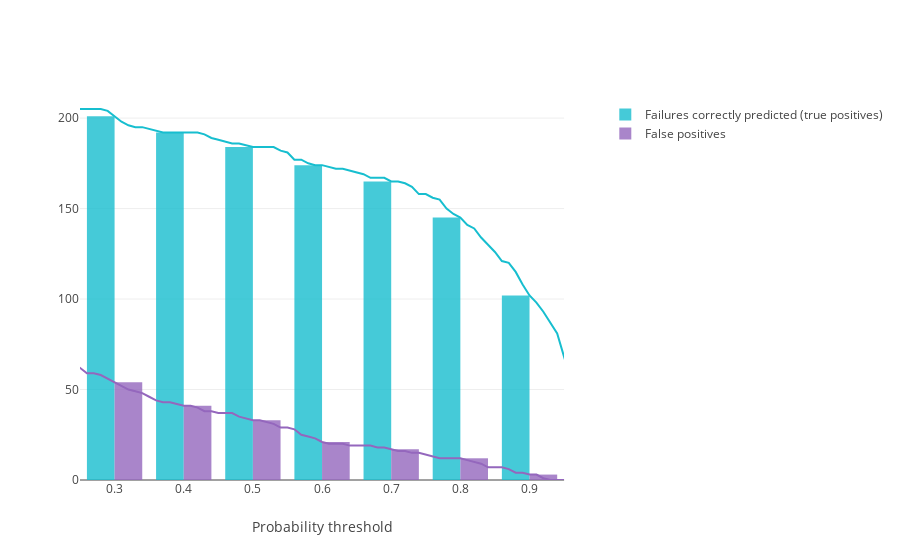

Notebook code for this chart:
### Markdown cell above
Classification models return a probabbility of failure. If we define a **threshold**, we can translate this probability to a binary variable: 1 indicates failure, 0 indicates no failure. Below, we select a few thresholds and compare how many failures are predicted correctly (true positives) versus how many false positives we observe. A false positives means we predict "failure" but in fact, it was not.

There is a certain trade-off between true and false positives. Depending on the cost of a false positive and the benefit from true positives we can establish a theshold to be used in practice.

### Code cell
# Predict for test set
y_score = model.predict_proba(X_test)
metrics = metrics_threshold(y_score[:, 1], y_test)

# Display true positives vs false positives
display_tp_fp(
    thres=metrics["thres"],
    tp=metrics["tp"],
    fp=metrics["fp"],
    title="",
    fig=None,
    i=0,
    name1="Failures correctly predicted (true positives)",
    name2="False positives",
)

### Figure 1 — Plotly figure (JSON) as saved in the notebook; plotly's stock layout.template omitted (floating-point values rounded to 4 significant figures)
{"data": [{"hoverinfo": "text", "hovertext": ["TP: 223<br>FP: 3904<br>Thres: 0.00", "TP: 214<br>FP: 101<br>Thres: 0.10", "TP: 211<br>FP: 69<br>Thres: 0.20", "TP: 201<br>FP: 54<br>Thres: 0.30", "TP: 192<br>FP: 41<br>Thres: 0.40", "TP: 184<br>FP: 33<br>Thres: 0.50", "TP: 174<br>FP: 21<br>Thres: 0.60", "TP: 165<br>FP: 17<br>Thres: 0.70", "TP: 145<br>FP: 12<br>Thres: 0.80", "TP: 102<br>FP: 3<br>Thres: 0.90", "TP: 0<br>FP: 0<br>Thres: 1.00"], "marker": {"color": "#17becf"}, "name": "Failures correctly predicted (true positives)", "opacity": 0.8, "type": "bar", "x": [0, 0.1, 0.2, 0.3, 0.4, 0.5, 0.6, 0.7, 0.8, 0.9, 1], "xaxis": "x", "y": [223, 214, 211, 201, 192, 184, 174, 165, 145, 102, 0], "yaxis": "y"}, {"hoverinfo": "text", "hovertext": ["TP: 223<br>FP: 3904<br>Thres: 0.00", "TP: 222<br>FP: 206<br>Thres: 0.01", "TP: 219<br>FP: 162<br>Thres: 0.02", "TP: 219<br>FP: 145<br>Thres: 0.03", "TP: 218<br>FP: 126<br>Thres: 0.04", "TP: 217<br>FP: 115<br>Thres: 0.05", "TP: 217<br>FP: 112<br>Thres: 0.06", "TP: 216<br>FP: 107<br>Thres: 0.07", "TP: 216<br>FP: 106<br>Thres: 0.08", "TP: 216<br>FP: 105<br>Thres: 0.09", "TP: 214<br>FP: 101<br>Thres: 0.10", "TP: 212<br>FP: 96<br>Thres: 0.11", "TP: 212<br>FP: 92<br>Thres: 0.12", "TP: 212<br>FP: 87<br>Thres: 0.13", "TP: 212<br>FP: 85<br>Thres: 0.14", "TP: 212<br>FP: 83<br>Thres: 0.15", "TP: 212<br>FP: 77<br>Thres: 0.16", "TP: 212<br>FP: 76<br>Thres: 0.17", "TP: 212<br>FP: 74<br>Thres: 0.18", "TP: 212<br>FP: 72<br>Thres: 0.19", "TP: 211<br>FP: 69<br>Thres: 0.20", "TP: 209<br>FP: 66<br>Thres: 0.21", "TP: 209<br>FP: 64<br>Thres: 0.22", "TP: 207<br>FP: 63<br>Thres: 0.23", "TP: 206<br>FP: 63<br>Thres: 0.24", "TP: 205<br>FP: 62<br>Thres: 0.25", "TP: 205<br>FP: 59<br>Thres: 0.26", "TP: 205<br>FP: 59<br>Thres: 0.27", "TP: 205<br>FP: 58<br>Thres: 0.28", "TP: 204<br>FP: 56<br>Thres: 0.29", "TP: 201<br>FP: 54<br>Thres: 0.30", "TP: 198<br>FP: 52<br>Thres: 0.31", "TP: 196<br>FP: 50<br>Thres: 0.32", "TP: 195<br>FP: 49<br>Thres: 0.33", "TP: 195<br>FP: 48<br>Thres: 0.34", "TP: 194<br>FP: 46<br>Thres: 0.35", "TP: 193<br>FP: 44<br>Thres: 0.36", "TP: 192<br>FP: 43<br>Thres: 0.37", "TP: 192<br>FP: 43<br>Thres: 0.38", "TP: 192<br>FP: 42<br>Thres: 0.39", "TP: 192<br>FP: 41<br>Thres: 0.40", "TP: 192<br>FP: 41<br>Thres: 0.41", "TP: 192<br>FP: 40<br>Thres: 0.42", "TP: 191<br>FP: 38<br>Thres: 0.43", "TP: 189<br>FP: 38<br>Thres: 0.44", "TP: 188<br>FP: 37<br>Thres: 0.45", "TP: 187<br>FP: 37<br>Thres: 0.46", "TP: 186<br>FP: 37<br>Thres: 0.47", "TP: 186<br>FP: 35<br>Thres: 0.48", "TP: 185<br>FP: 34<br>Thres: 0.49", "TP: 184<br>FP: 33<br>Thres: 0.50", "TP: 184<br>FP: 33<br>Thres: 0.51", "TP: 184<br>FP: 32<br>Thres: 0.52", "TP: 184<br>FP: 31<br>Thres: 0.53", "TP: 182<br>FP: 29<br>Thres: 0.54", "TP: 181<br>FP: 29<br>Thres: 0.55", "TP: 177<br>FP: 28<br>Thres: 0.56", "TP: 177<br>FP: 25<br>Thres: 0.57", "TP: 175<br>FP: 24<br>Thres: 0.58", "TP: 174<br>FP: 23<br>Thres: 0.59", "TP: 174<br>FP: 21<br>Thres: 0.60", "TP: 173<br>FP: 20<br>Thres: 0.61", "TP: 172<br>FP: 20<br>Thres: 0.62", "TP: 172<br>FP: 20<br>Thres: 0.63", "TP: 171<br>FP: 19<br>Thres: 0.64", "TP: 170<br>FP: 19<br>Thres: 0.65", "TP: 169<br>FP: 19<br>Thres: 0.66", "TP: 167<br>FP: 19<br>Thres: 0.67", "TP: 167<br>FP: 18<br>Thres: 0.68", "TP: 167<br>FP: 18<br>Thres: 0.69", "TP: 165<br>FP: 17<br>Thres: 0.70", "TP: 165<br>FP: 16<br>Thres: 0.71", "TP: 164<br>FP: 16<br>Thres: 0.72", "TP: 162<br>FP: 15<br>Thres: 0.73", "TP: 158<br>FP: 15<br>Thres: 0.74", "TP: 158<br>FP: 14<br>Thres: 0.75", "TP: 156<br>FP: 13<br>Thres: 0.76", "TP: 155<br>FP: 12<br>Thres: 0.77", "TP: 150<br>FP: 12<br>Thres: 0.78", "TP: 147<br>FP: 12<br>Thres: 0.79", "TP: 145<br>FP: 12<br>Thres: 0.80", "TP: 141<br>FP: 11<br>Thres: 0.81", "TP: 139<br>FP: 10<br>Thres: 0.82", "TP: 134<br>FP: 9<br>Thres: 0.83", "TP: 130<br>FP: 7<br>Thres: 0.84", "TP: 126<br>FP: 7<br>Thres: 0.85", "TP: 121<br>FP: 7<br>Thres: 0.86", "TP: 120<br>FP: 6<br>Thres: 0.87", "TP: 115<br>FP: 4<br>Thres: 0.88", "TP: 108<br>FP: 4<br>Thres: 0.89", "TP: 102<br>FP: 3<br>Thres: 0.90", "TP: 98<br>FP: 3<br>Thres: 0.91", "TP: 93<br>FP: 1<br>Thres: 0.92", "TP: 87<br>FP: 0<br>Thres: 0.93", "TP: 81<br>FP: 0<br>Thres: 0.94", "TP: 68<br>FP: 0<br>Thres: 0.95", "TP: 56<br>FP: 0<br>Thres: 0.96", "TP: 41<br>FP: 0<br>Thres: 0.97", "TP: 20<br>FP: 0<br>Thres: 0.98", "TP: 0<br>FP: 0<br>Thres: 0.99", "TP: 0<br>FP: 0<br>Thres: 1.00"], "line": {"color": "#17becf"}, "mode": "lines", "name": "Failures correctly predicted (true positives)", "showlegend": false, "type": "scatter", "x": [0, 0.01, 0.02, 0.03, 0.04, 0.05, 0.06, 0.07, 0.08, 0.09, 0.1, 0.11, 0.12, 0.13, 0.14, 0.15, 0.16, 0.17, 0.18, 0.19, 0.2, 0.21, 0.22, 0.23, 0.24, 0.25, 0.26, 0.27, 0.28, 0.29, 0.3, 0.31, 0.32, 0.33, 0.34, 0.35, 0.36, 0.37, 0.38, 0.39, 0.4, 0.41, 0.42, 0.43, 0.44, 0.45, 0.46, 0.47, 0.48, 0.49, 0.5, 0.51, 0.52, 0.53, 0.54, 0.55, 0.56, 0.57, 0.58, 0.59, 0.6, 0.61, 0.62, 0.63, 0.64, 0.65, 0.66, 0.67, 0.68, 0.69, 0.7, 0.71, 0.72, 0.73, 0.74, 0.75, 0.76, 0.77, 0.78, 0.79, 0.8, 0.81, 0.82, 0.83, 0.84, 0.85, 0.86, 0.87, 0.88, 0.89, 0.9, 0.91, 0.92, 0.93, 0.94, 0.95, 0.96, 0.97, 0.98, 0.99, 1], "xaxis": "x", "y": [223, 222, 219, 219, 218, 217, 217, 216, 216, 216, 214, 212, 212, 212, 212, 212, 212, 212, 212, 212, 211, 209, 209, 207, 206, 205, 205, 205, 205, 204, 201, 198, 196, 195, 195, 194, 193, 192, 192, 192, 192, 192, 192, 191, 189, 188, 187, 186, 186, 185, 184, 184, 184, 184, 182, 181, 177, 177, 175, 174, 174, 173, 172, 172, 171, 170, 169, 167, 167, 167, 165, 165, 164, 162, 158, 158, 156, 155, 150, 147, 145, 141, 139, 134, 130, 126, 121, 120, 115, 108, 102, 98, 93, 87, 81, 68, 56, 41, 20, 0, 0], "yaxis": "y"}, {"hoverinfo": "text", "hovertext": ["TP: 223<br>FP: 3904<br>Thres: 0.00", "TP: 214<br>FP: 101<br>Thres: 0.10", "TP: 211<br>FP: 69<br>Thres: 0.20", "TP: 201<br>FP: 54<br>Thres: 0.30", "TP: 192<br>FP: 41<br>Thres: 0.40", "TP: 184<br>FP: 33<br>Thres: 0.50", "TP: 174<br>FP: 21<br>Thres: 0.60", "TP: 165<br>FP: 17<br>Thres: 0.70", "TP: 145<br>FP: 12<br>Thres: 0.80", "TP: 102<br>FP: 3<br>Thres: 0.90", "TP: 0<br>FP: 0<br>Thres: 1.00"], "marker": {"color": "#9467bd"}, "name": "False positives", "opacity": 0.8, "type": "bar", "x": [0, 0.1, 0.2, 0.3, 0.4, 0.5, 0.6, 0.7, 0.8, 0.9, 1], "xaxis": "x", "y": [3904, 101, 69, 54, 41, 33, 21, 17, 12, 3, 0], "yaxis": "y"}, {"hoverinfo": "text", "hovertext": ["TP: 223<br>FP: 3904<br>Thres: 0.00", "TP: 222<br>FP: 206<br>Thres: 0.01", "TP: 219<br>FP: 162<br>Thres: 0.02", "TP: 219<br>FP: 145<br>Thres: 0.03", "TP: 218<br>FP: 126<br>Thres: 0.04", "TP: 217<br>FP: 115<br>Thres: 0.05", "TP: 217<br>FP: 112<br>Thres: 0.06", "TP: 216<br>FP: 107<br>Thres: 0.07", "TP: 216<br>FP: 106<br>Thres: 0.08", "TP: 216<br>FP: 105<br>Thres: 0.09", "TP: 214<br>FP: 101<br>Thres: 0.10", "TP: 212<br>FP: 96<br>Thres: 0.11", "TP: 212<br>FP: 92<br>Thres: 0.12", "TP: 212<br>FP: 87<br>Thres: 0.13", "TP: 212<br>FP: 85<br>Thres: 0.14", "TP: 212<br>FP: 83<br>Thres: 0.15", "TP: 212<br>FP: 77<br>Thres: 0.16", "TP: 212<br>FP: 76<br>Thres: 0.17", "TP: 212<br>FP: 74<br>Thres: 0.18", "TP: 212<br>FP: 72<br>Thres: 0.19", "TP: 211<br>FP: 69<br>Thres: 0.20", "TP: 209<br>FP: 66<br>Thres: 0.21", "TP: 209<br>FP: 64<br>Thres: 0.22", "TP: 207<br>FP: 63<br>Thres: 0.23", "TP: 206<br>FP: 63<br>Thres: 0.24", "TP: 205<br>FP: 62<br>Thres: 0.25", "TP: 205<br>FP: 59<br>Thres: 0.26", "TP: 205<br>FP: 59<br>Thres: 0.27", "TP: 205<br>FP: 58<br>Thres: 0.28", "TP: 204<br>FP: 56<br>Thres: 0.29", "TP: 201<br>FP: 54<br>Thres: 0.30", "TP: 198<br>FP: 52<br>Thres: 0.31", "TP: 196<br>FP: 50<br>Thres: 0.32", "TP: 195<br>FP: 49<br>Thres: 0.33", "TP: 195<br>FP: 48<br>Thres: 0.34", "TP: 194<br>FP: 46<br>Thres: 0.35", "TP: 193<br>FP: 44<br>Thres: 0.36", "TP: 192<br>FP: 43<br>Thres: 0.37", "TP: 192<br>FP: 43<br>Thres: 0.38", "TP: 192<br>FP: 42<br>Thres: 0.39", "TP: 192<br>FP: 41<br>Thres: 0.40", "TP: 192<br>FP: 41<br>Thres: 0.41", "TP: 192<br>FP: 40<br>Thres: 0.42", "TP: 191<br>FP: 38<br>Thres: 0.43", "TP: 189<br>FP: 38<br>Thres: 0.44", "TP: 188<br>FP: 37<br>Thres: 0.45", "TP: 187<br>FP: 37<br>Thres: 0.46", "TP: 186<br>FP: 37<br>Thres: 0.47", "TP: 186<br>FP: 35<br>Thres: 0.48", "TP: 185<br>FP: 34<br>Thres: 0.49", "TP: 184<br>FP: 33<br>Thres: 0.50", "TP: 184<br>FP: 33<br>Thres: 0.51", "TP: 184<br>FP: 32<br>Thres: 0.52", "TP: 184<br>FP: 31<br>Thres: 0.53", "TP: 182<br>FP: 29<br>Thres: 0.54", "TP: 181<br>FP: 29<br>Thres: 0.55", "TP: 177<br>FP: 28<br>Thres: 0.56", "TP: 177<br>FP: 25<br>Thres: 0.57", "TP: 175<br>FP: 24<br>Thres: 0.58", "TP: 174<br>FP: 23<br>Thres: 0.59", "TP: 174<br>FP: 21<br>Thres: 0.60", "TP: 173<br>FP: 20<br>Thres: 0.61", "TP: 172<br>FP: 20<br>Thres: 0.62", "TP: 172<br>FP: 20<br>Thres: 0.63", "TP: 171<br>FP: 19<br>Thres: 0.64", "TP: 170<br>FP: 19<br>Thres: 0.65", "TP: 169<br>FP: 19<br>Thres: 0.66", "TP: 167<br>FP: 19<br>Thres: 0.67", "TP: 167<br>FP: 18<br>Thres: 0.68", "TP: 167<br>FP: 18<br>Thres: 0.69", "TP: 165<br>FP: 17<br>Thres: 0.70", "TP: 165<br>FP: 16<br>Thres: 0.71", "TP: 164<br>FP: 16<br>Thres: 0.72", "TP: 162<br>FP: 15<br>Thres: 0.73", "TP: 158<br>FP: 15<br>Thres: 0.74", "TP: 158<br>FP: 14<br>Thres: 0.75", "TP: 156<br>FP: 13<br>Thres: 0.76", "TP: 155<br>FP: 12<br>Thres: 0.77", "TP: 150<br>FP: 12<br>Thres: 0.78", "TP: 147<br>FP: 12<br>Thres: 0.79", "TP: 145<br>FP: 12<br>Thres: 0.80", "TP: 141<br>FP: 11<br>Thres: 0.81", "TP: 139<br>FP: 10<br>Thres: 0.82", "TP: 134<br>FP: 9<br>Thres: 0.83", "TP: 130<br>FP: 7<br>Thres: 0.84", "TP: 126<br>FP: 7<br>Thres: 0.85", "TP: 121<br>FP: 7<br>Thres: 0.86", "TP: 120<br>FP: 6<br>Thres: 0.87", "TP: 115<br>FP: 4<br>Thres: 0.88", "TP: 108<br>FP: 4<br>Thres: 0.89", "TP: 102<br>FP: 3<br>Thres: 0.90", "TP: 98<br>FP: 3<br>Thres: 0.91", "TP: 93<br>FP: 1<br>Thres: 0.92", "TP: 87<br>FP: 0<br>Thres: 0.93", "TP: 81<br>FP: 0<br>Thres: 0.94", "TP: 68<br>FP: 0<br>Thres: 0.95", "TP: 56<br>FP: 0<br>Thres: 0.96", "TP: 41<br>FP: 0<br>Thres: 0.97", "TP: 20<br>FP: 0<br>Thres: 0.98", "TP: 0<br>FP: 0<br>Thres: 0.99", "TP: 0<br>FP: 0<br>Thres: 1.00"], "line": {"color": "#9467bd"}, "mode": "lines", "name": "False positives", "showlegend": false, "type": "scatter", "x": [0, 0.01, 0.02, 0.03, 0.04, 0.05, 0.06, 0.07, 0.08, 0.09, 0.1, 0.11, 0.12, 0.13, 0.14, 0.15, 0.16, 0.17, 0.18, 0.19, 0.2, 0.21, 0.22, 0.23, 0.24, 0.25, 0.26, 0.27, 0.28, 0.29, 0.3, 0.31, 0.32, 0.33, 0.34, 0.35, 0.36, 0.37, 0.38, 0.39, 0.4, 0.41, 0.42, 0.43, 0.44, 0.45, 0.46, 0.47, 0.48, 0.49, 0.5, 0.51, 0.52, 0.53, 0.54, 0.55, 0.56, 0.57, 0.58, 0.59, 0.6, 0.61, 0.62, 0.63, 0.64, 0.65, 0.66, 0.67, 0.68, 0.69, 0.7, 0.71, 0.72, 0.73, 0.74, 0.75, 0.76, 0.77, 0.78, 0.79, 0.8, 0.81, 0.82, 0.83, 0.84, 0.85, 0.86, 0.87, 0.88, 0.89, 0.9, 0.91, 0.92, 0.93, 0.94, 0.95, 0.96, 0.97, 0.98, 0.99, 1], "xaxis": "x", "y": [3904, 206, 162, 145, 126, 115, 112, 107, 106, 105, 101, 96, 92, 87, 85, 83, 77, 76, 74, 72, 69, 66, 64, 63, 63, 62, 59, 59, 58, 56, 54, 52, 50, 49, 48, 46, 44, 43, 43, 42, 41, 41, 40, 38, 38, 37, 37, 37, 35, 34, 33, 33, 32, 31, 29, 29, 28, 25, 24, 23, 21, 20, 20, 20, 19, 19, 19, 19, 18, 18, 17, 16, 16, 15, 15, 14, 13, 12, 12, 12, 12, 11, 10, 9, 7, 7, 7, 6, 4, 4, 3, 3, 1, 0, 0, 0, 0, 0, 0, 0, 0], "yaxis": "y"}], "layout": {"autosize": true, "xaxis": {"anchor": "y", "domain": [0, 0.94], "range": [0.25, 0.95], "title": {"text": "Probability threshold"}, "type": "linear"}, "yaxis": {"anchor": "x", "domain": [0, 1], "range": [0, 210], "title": {"text": ""}, "type": "linear"}, "yaxis2": {"anchor": "x", "overlaying": "y", "range": [0, 210], "side": "right", "title": {"text": ""}}}}
